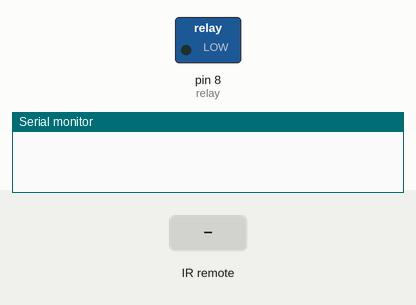
Recording of a sketch running on a simulated Arduino Uno, built with avr-gcc and run on an emulated ATmega328P. Parts: switched loads named in the sketch (green lamp = pin HIGH), the last lines printed to the serial monitor. The inputs (shaded band) are chosen by the test bench.

Above: at 1.2 s.
1.3 s: infrared code 0x2FD847B received
At 1.9 s:
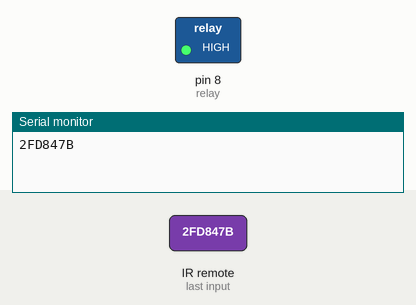
2.8 s: infrared code 0x2FDB847 received
At 3.1 s:
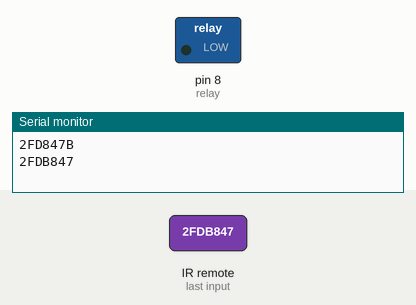
Timing chart, 0 to 5.8 s (numbered marks = the images above; inputs shaded):
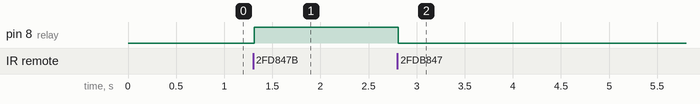

The sketch:

lampukamarremot.ino
```cpp
#include <IRremote.h>

int RECV_PIN = 5;
int relay = 8;

IRrecv irrecv(RECV_PIN);

decode_results results;

void setup()
{
  Serial.begin(9600);
  irrecv.enableIRIn(); // Start the receiver
  pinMode(relay,OUTPUT);
}

void loop() {
  if (irrecv.decode(&results)) {
    Serial.println(results.value, HEX);
    if(results.value == 0x2FD847B){
      digitalWrite(relay,HIGH);
    }
    else if(results.value == 0x2FDB847){
      digitalWrite(relay,LOW);
    }
    irrecv.resume(); // Receive the next value
  }
  delay(10);
}
```

Measured:
- after the input at 1.3 s, pin 8 (relay): LOW → HIGH at once
- after the input at 2.8 s, pin 8 (relay): HIGH → LOW at once
